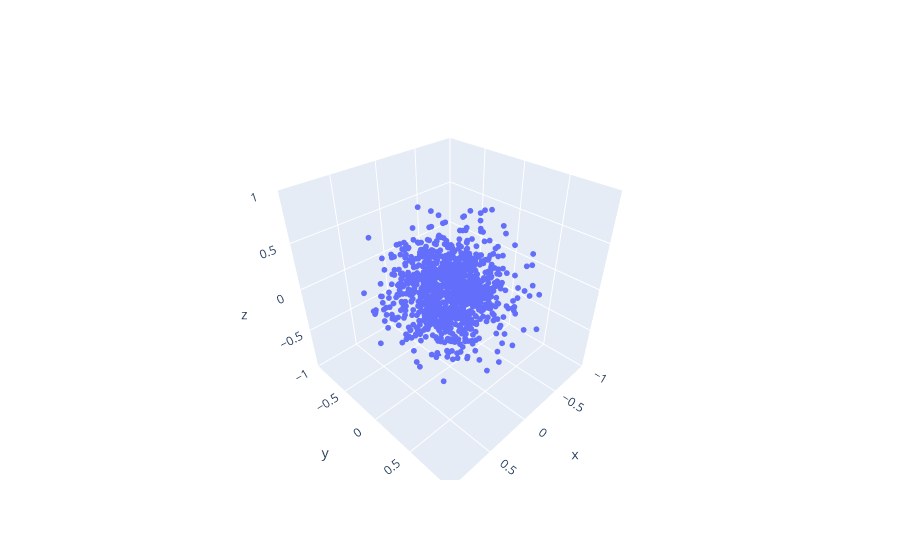

Notebook source saved alongside this figure:
### Code cell
N=12
range_k=100

X3_long=[]
X2_long=[]
m_list=[]
m1_list=[]
eigen_avg=np.zeros(N)
stress_avg=np.zeros(N-1)
for k in range(range_k):
    Jab=get_Jab_squared(k)
    w=re_weighing(Jab)
    dab=distance(w)
    X2,X3,m1,m=mapData(dab,False)
    X3_long.append(X3)
    X2_long.append(X2)
    m_list.append(m)
    m1_list.append(m1)
    stress_avg+=get_stress(dab,False)
    eigen_avg+=get_eigenvalues_B_from_dab(dab,N,"tempoooo",False)
X3_long_array=np.concatenate(X3_long, axis=0)
X2_long_array=np.concatenate(X2_long, axis=0)
eigen_avg=eigen_avg/(N*max(eigen_avg))
stress_avg=stress_avg/((N-1)*max(stress_avg))

plt.scatter(range(len(eigen_avg)),eigen_avg)
plt.title("Eigenvalues B")
output_dir = 'plots'
os.makedirs(output_dir, exist_ok=True)  # Create the directory if it does not exist
plt.savefig(os.path.join(output_dir, f'plot_eigenvalues_MDS_J_avg.png'))
plt.ylabel("Eigenvalue")
plt.show()

plt.scatter(range(1,len(stress_avg)+1),stress_avg)
plt.title("Stress")
plt.xlabel("Embedding dimension")
plt.ylabel("Stress")
output_dir = 'plots'
os.makedirs(output_dir, exist_ok=True)  # Create the directory if it does not exist
plt.savefig(os.path.join(output_dir, f'plot_stress_MDS_J_avg.png'))
plt.show()

m=max(m_list)
m1=max(m1_list)

plt.scatter(X2_long_array[:,0]/m1,X2_long_array[:,1]/m1)
plt.title("2D embedding of J")
plt.xlabel("x")
plt.ylabel("y")
output_dir = 'plots'
os.makedirs(output_dir, exist_ok=True)  # Create the directory if it does not exist
plt.savefig(os.path.join(output_dir, f'2D_embedding_J_avg.png'))
plt.show()

fig = go.Figure(data=go.Scatter3d(x=X3_long_array[:, 0]/m, y=X3_long_array[:, 1]/m, z=X3_long_array[:, 2]/m, mode='markers',marker=dict(size=2)))

fig.update_layout(
scene=dict(
            xaxis=dict(range=[-1, 1]),
            yaxis=dict(range=[-1, 1]),
            zaxis=dict(range=[-1, 1]),
            aspectmode='cube'))
        
fig.show()


r,x0,y0,z0, rmse=sphereFit(X3_long_array[:,0]/m,X3_long_array[:,1]/m,X3_long_array[:,2]/m)
print(f"Number of points {range_k*12}")
print("RMSE of the cloud points to a sphere: ")
print(rmse)
print("Number of points in a sphere of radius 0.5: ")
count_points_in_sphere(X3_long_array[:,0]/m, X3_long_array[:,1]/m, X3_long_array[:,2]/m, 0.5)

### Figure 1 — Plotly figure (JSON) as saved in the notebook; plotly's stock layout.template omitted (floating-point values rounded to 4 significant figures; data arrays with more than 128 entries replaced by an {"elided": "..."} marker saying what was removed)
{"data": [{"marker": {"size": 2}, "mode": "markers", "type": "scatter3d", "x": {"elided": "1200 float values"}, "y": {"elided": "1200 float values"}, "z": {"elided": "1200 float values"}}], "layout": {"scene": {"aspectmode": "cube", "xaxis": {"range": [-1, 1]}, "yaxis": {"range": [-1, 1]}, "zaxis": {"range": [-1, 1]}}}}
